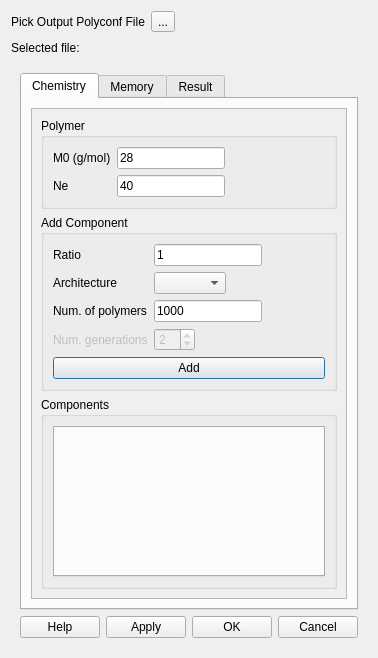
<?xml version="1.0" encoding="UTF-8"?>
<ui version="4.0">
 <class>Dialog</class>
 <widget class="QDialog" name="Dialog">
  <property name="geometry">
   <rect>
    <x>0</x>
    <y>0</y>
    <width>360</width>
    <height>658</height>
   </rect>
  </property>
  <property name="windowTitle">
   <string>Create Polymer Configuration</string>
  </property>
  <layout class="QVBoxLayout" name="verticalLayout">
   <item>
    <layout class="QVBoxLayout" name="verticalLayout_9">
     <item>
      <layout class="QHBoxLayout" name="horizontalLayout">
       <item>
        <widget class="QLabel" name="label_8">
         <property name="text">
          <string>Pick Output Polyconf File</string>
         </property>
        </widget>
       </item>
       <item>
        <widget class="QToolButton" name="pb_pick_file">
         <property name="text">
          <string>...</string>
         </property>
        </widget>
       </item>
       <item>
        <spacer name="horizontalSpacer">
         <property name="orientation">
          <enum>Qt::Horizontal</enum>
         </property>
         <property name="sizeHint" stdset="0">
          <size>
           <width>40</width>
           <height>20</height>
          </size>
         </property>
        </spacer>
       </item>
      </layout>
     </item>
     <item>
      <layout class="QHBoxLayout" name="horizontalLayout_2">
       <item>
        <widget class="QLabel" name="label_9">
         <property name="text">
          <string>Selected file:</string>
         </property>
        </widget>
       </item>
       <item>
        <widget class="QLabel" name="selected_file">
         <property name="text">
          <string/>
         </property>
        </widget>
       </item>
       <item>
        <spacer name="horizontalSpacer_2">
         <property name="orientation">
          <enum>Qt::Horizontal</enum>
         </property>
         <property name="sizeHint" stdset="0">
          <size>
           <width>40</width>
           <height>20</height>
          </size>
         </property>
        </spacer>
       </item>
      </layout>
     </item>
    </layout>
   </item>
   <item>
    <widget class="QWidget" name="inp_param_widget" native="true">
     <layout class="QVBoxLayout" name="verticalLayout_13">
      <item>
       <widget class="QTabWidget" name="tabWidget">
        <property name="currentIndex">
         <number>0</number>
        </property>
        <widget class="QWidget" name="Chemistry">
         <attribute name="title">
          <string>Chemistry</string>
         </attribute>
         <layout class="QVBoxLayout" name="verticalLayout_8">
          <item>
           <widget class="QScrollArea" name="scrollArea">
            <property name="widgetResizable">
             <bool>true</bool>
            </property>
            <widget class="QWidget" name="scrollAreaWidgetContents">
             <property name="geometry">
              <rect>
               <x>0</x>
               <y>0</y>
               <width>277</width>
               <height>423</height>
              </rect>
             </property>
             <layout class="QVBoxLayout" name="verticalLayout_6">
              <item>
               <widget class="QGroupBox" name="groupBox_2">
                <property name="title">
                 <string>Polymer</string>
                </property>
                <layout class="QVBoxLayout" name="verticalLayout_7">
                 <item>
                  <layout class="QFormLayout" name="formLayout">
                   <property name="fieldGrowthPolicy">
                    <enum>QFormLayout::FieldsStayAtSizeHint</enum>
                   </property>
                   <item row="0" column="0">
                    <widget class="QLabel" name="label">
                     <property name="font">
                      <font>
                       <weight>50</weight>
                       <bold>false</bold>
                      </font>
                     </property>
                     <property name="text">
                      <string>M0 (g/mol)</string>
                     </property>
                    </widget>
                   </item>
                   <item row="0" column="1">
                    <widget class="QLineEdit" name="m0">
                     <property name="font">
                      <font>
                       <weight>50</weight>
                       <bold>false</bold>
                      </font>
                     </property>
                     <property name="inputMethodHints">
                      <set>Qt::ImhDigitsOnly</set>
                     </property>
                     <property name="text">
                      <string>28</string>
                     </property>
                    </widget>
                   </item>
                   <item row="1" column="0">
                    <widget class="QLabel" name="label_4">
                     <property name="font">
                      <font>
                       <weight>50</weight>
                       <bold>false</bold>
                      </font>
                     </property>
                     <property name="text">
                      <string>Ne</string>
                     </property>
                    </widget>
                   </item>
                   <item row="1" column="1">
                    <widget class="QLineEdit" name="ne">
                     <property name="font">
                      <font>
                       <weight>50</weight>
                       <bold>false</bold>
                      </font>
                     </property>
                     <property name="inputMethodHints">
                      <set>Qt::ImhDigitsOnly</set>
                     </property>
                     <property name="text">
                      <string>40</string>
                     </property>
                    </widget>
                   </item>
                  </layout>
                 </item>
                </layout>
               </widget>
              </item>
              <item>
               <widget class="QGroupBox" name="groupBox_3">
                <property name="title">
                 <string>Add Component</string>
                </property>
                <layout class="QVBoxLayout" name="verticalLayout_3">
                 <item>
                  <layout class="QVBoxLayout" name="verticalLayout_2">
                   <item>
                    <layout class="QFormLayout" name="component">
                     <property name="fieldGrowthPolicy">
                      <enum>QFormLayout::FieldsStayAtSizeHint</enum>
                     </property>
                     <item row="0" column="0">
                      <widget class="QLabel" name="label_2">
                       <property name="text">
                        <string>Ratio</string>
                       </property>
                      </widget>
                     </item>
                     <item row="0" column="1">
                      <widget class="QLineEdit" name="ratio">
                       <property name="font">
                        <font>
                         <weight>50</weight>
                         <bold>false</bold>
                        </font>
                       </property>
                       <property name="inputMethodHints">
                        <set>Qt::ImhDigitsOnly</set>
                       </property>
                       <property name="text">
                        <string>1</string>
                       </property>
                      </widget>
                     </item>
                     <item row="1" column="0">
                      <widget class="QLabel" name="label_3">
                       <property name="text">
                        <string>Architecture</string>
                       </property>
                      </widget>
                     </item>
                     <item row="1" column="1">
                      <widget class="QComboBox" name="cb_type">
                       <property name="font">
                        <font>
                         <weight>50</weight>
                         <bold>false</bold>
                        </font>
                       </property>
                      </widget>
                     </item>
                     <item row="2" column="0">
                      <widget class="QLabel" name="label_5">
                       <property name="text">
                        <string>Num. of polymers</string>
                       </property>
                       <property name="wordWrap">
                        <bool>true</bool>
                       </property>
                      </widget>
                     </item>
                     <item row="2" column="1">
                      <widget class="QLineEdit" name="number">
                       <property name="font">
                        <font>
                         <weight>50</weight>
                         <bold>false</bold>
                        </font>
                       </property>
                       <property name="inputMethodHints">
                        <set>Qt::ImhDigitsOnly</set>
                       </property>
                       <property name="text">
                        <string>1000</string>
                       </property>
                      </widget>
                     </item>
                     <item row="3" column="0">
                      <widget class="QLabel" name="ngeneration_label">
                       <property name="enabled">
                        <bool>false</bool>
                       </property>
                       <property name="text">
                        <string>Num. generations</string>
                       </property>
                      </widget>
                     </item>
                     <item row="3" column="1">
                      <widget class="QSpinBox" name="sb_ngeneration">
                       <property name="enabled">
                        <bool>false</bool>
                       </property>
                       <property name="minimum">
                        <number>0</number>
                       </property>
                       <property name="value">
                        <number>2</number>
                       </property>
                      </widget>
                     </item>
                    </layout>
                   </item>
                   <item>
                    <widget class="QPushButton" name="add_button">
                     <property name="text">
                      <string>Add</string>
                     </property>
                    </widget>
                   </item>
                  </layout>
                 </item>
                </layout>
               </widget>
              </item>
              <item>
               <widget class="QGroupBox" name="groupBox">
                <property name="title">
                 <string>Components</string>
                </property>
                <layout class="QVBoxLayout" name="verticalLayout_4">
                 <item>
                  <widget class="QTabWidget" name="polymer_tab">
                   <property name="font">
                    <font>
                     <weight>50</weight>
                     <bold>false</bold>
                    </font>
                   </property>
                   <property name="currentIndex">
                    <number>-1</number>
                   </property>
                   <property name="usesScrollButtons">
                    <bool>true</bool>
                   </property>
                   <property name="tabsClosable">
                    <bool>true</bool>
                   </property>
                  </widget>
                 </item>
                </layout>
               </widget>
              </item>
             </layout>
            </widget>
           </widget>
          </item>
         </layout>
        </widget>
        <widget class="QWidget" name="Memory">
         <attribute name="title">
          <string>Memory</string>
         </attribute>
         <layout class="QVBoxLayout" name="verticalLayout_5">
          <item>
           <layout class="QFormLayout" name="formLayout_2">
            <property name="fieldGrowthPolicy">
             <enum>QFormLayout::FieldsStayAtSizeHint</enum>
            </property>
            <item row="0" column="0">
             <widget class="QLabel" name="label_6">
              <property name="font">
               <font>
                <weight>50</weight>
                <bold>false</bold>
               </font>
              </property>
              <property name="text">
               <string>Max. num. of polymers</string>
              </property>
              <property name="wordWrap">
               <bool>false</bool>
              </property>
             </widget>
            </item>
            <item row="0" column="1">
             <widget class="QLineEdit" name="n_polymers">
              <property name="font">
               <font>
                <weight>50</weight>
                <bold>false</bold>
               </font>
              </property>
              <property name="inputMethodHints">
               <set>Qt::ImhDigitsOnly</set>
              </property>
              <property name="text">
               <string>1e4</string>
              </property>
             </widget>
            </item>
            <item row="1" column="0">
             <widget class="QLabel" name="label_7">
              <property name="font">
               <font>
                <weight>50</weight>
                <bold>false</bold>
               </font>
              </property>
              <property name="text">
               <string>Max. num. of segments</string>
              </property>
              <property name="wordWrap">
               <bool>false</bool>
              </property>
             </widget>
            </item>
            <item row="1" column="1">
             <widget class="QLineEdit" name="n_segments">
              <property name="font">
               <font>
                <weight>50</weight>
                <bold>false</bold>
               </font>
              </property>
              <property name="inputMethodHints">
               <set>Qt::ImhDigitsOnly</set>
              </property>
              <property name="text">
               <string>1e5</string>
              </property>
             </widget>
            </item>
           </layout>
          </item>
         </layout>
        </widget>
        <widget class="QWidget" name="Result">
         <attribute name="title">
          <string>Result</string>
         </attribute>
         <layout class="QVBoxLayout" name="verticalLayout_12">
          <item>
           <widget class="QSplitter" name="splitter">
            <property name="orientation">
             <enum>Qt::Vertical</enum>
            </property>
            <widget class="QTextBrowser" name="text_box">
             <property name="sizePolicy">
              <sizepolicy hsizetype="Expanding" vsizetype="Expanding">
               <horstretch>0</horstretch>
               <verstretch>3</verstretch>
              </sizepolicy>
             </property>
             <property name="acceptRichText">
              <bool>false</bool>
             </property>
            </widget>
            <widget class="QWidget" name="proto_widget" native="true">
             <property name="enabled">
              <bool>true</bool>
             </property>
             <property name="sizePolicy">
              <sizepolicy hsizetype="Preferred" vsizetype="Preferred">
               <horstretch>0</horstretch>
               <verstretch>2</verstretch>
              </sizepolicy>
             </property>
             <layout class="QVBoxLayout" name="verticalLayout_11">
              <item>
               <layout class="QVBoxLayout" name="verticalLayout_10">
                <item>
                 <widget class="QLabel" name="proto_label">
                  <property name="enabled">
                   <bool>false</bool>
                  </property>
                  <property name="text">
                   <string>Enter Polymer Prototype:</string>
                  </property>
                 </widget>
                </item>
                <item>
                 <widget class="QTextBrowser" name="proto_text">
                  <property name="enabled">
                   <bool>false</bool>
                  </property>
                  <property name="sizePolicy">
                   <sizepolicy hsizetype="Expanding" vsizetype="Expanding">
                    <horstretch>0</horstretch>
                    <verstretch>2</verstretch>
                   </sizepolicy>
                  </property>
                  <property name="readOnly">
                   <bool>false</bool>
                  </property>
                  <property name="html">
                   <string>&lt;!DOCTYPE HTML PUBLIC &quot;-//W3C//DTD HTML 4.0//EN&quot; &quot;http://www.w3.org/TR/REC-html40/strict.dtd&quot;&gt;
&lt;html&gt;&lt;head&gt;&lt;meta name=&quot;qrichtext&quot; content=&quot;1&quot; /&gt;&lt;style type=&quot;text/css&quot;&gt;
p, li { white-space: pre-wrap; }
&lt;/style&gt;&lt;/head&gt;&lt;body style=&quot; font-family:'.SF NS Text'; font-size:13pt; font-weight:400; font-style:normal;&quot;&gt;
&lt;p style=&quot;-qt-paragraph-type:empty; margin-top:0px; margin-bottom:0px; margin-left:0px; margin-right:0px; -qt-block-indent:0; text-indent:0px;&quot;&gt;&lt;br /&gt;&lt;/p&gt;&lt;/body&gt;&lt;/html&gt;</string>
                  </property>
                  <property name="acceptRichText">
                   <bool>false</bool>
                  </property>
                 </widget>
                </item>
               </layout>
              </item>
             </layout>
            </widget>
           </widget>
          </item>
         </layout>
        </widget>
       </widget>
      </item>
      <item>
       <layout class="QHBoxLayout" name="horizontalLayout_3">
        <item>
         <widget class="QPushButton" name="pb_help">
          <property name="text">
           <string>Help</string>
          </property>
         </widget>
        </item>
        <item>
         <widget class="QPushButton" name="pb_apply">
          <property name="text">
           <string>Apply</string>
          </property>
         </widget>
        </item>
        <item>
         <widget class="QPushButton" name="pb_ok">
          <property name="text">
           <string>OK</string>
          </property>
         </widget>
        </item>
        <item>
         <widget class="QPushButton" name="pb_cancel">
          <property name="text">
           <string>Cancel</string>
          </property>
         </widget>
        </item>
       </layout>
      </item>
     </layout>
     <zorder>tabWidget</zorder>
     <zorder>label_9</zorder>
     <zorder>horizontalLayoutWidget_3</zorder>
    </widget>
   </item>
  </layout>
 </widget>
 <resources/>
 <connections/>
</ui>
